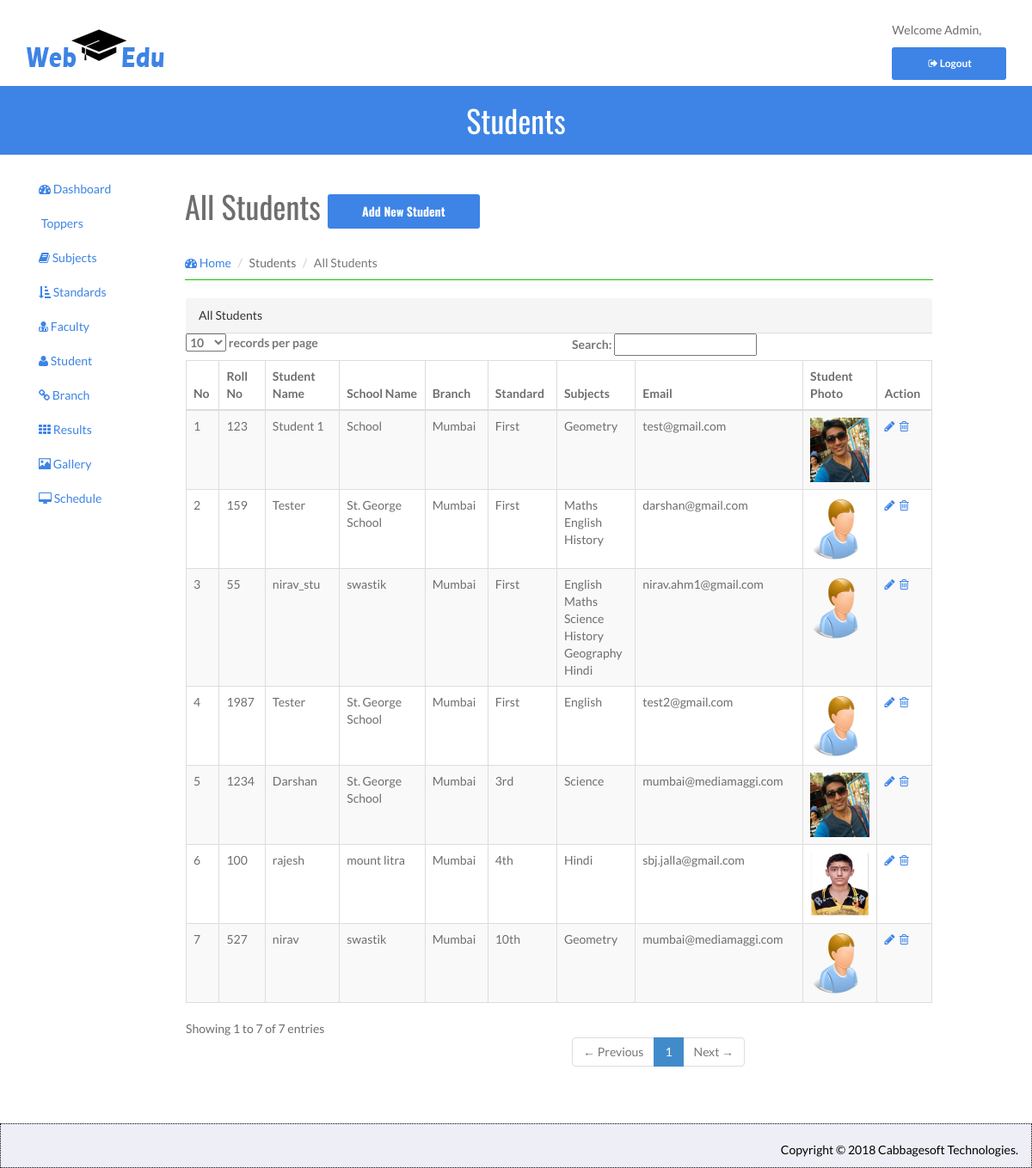
The page /admin/index.php/student_controller/ViewStudent on the database as committed earlier.
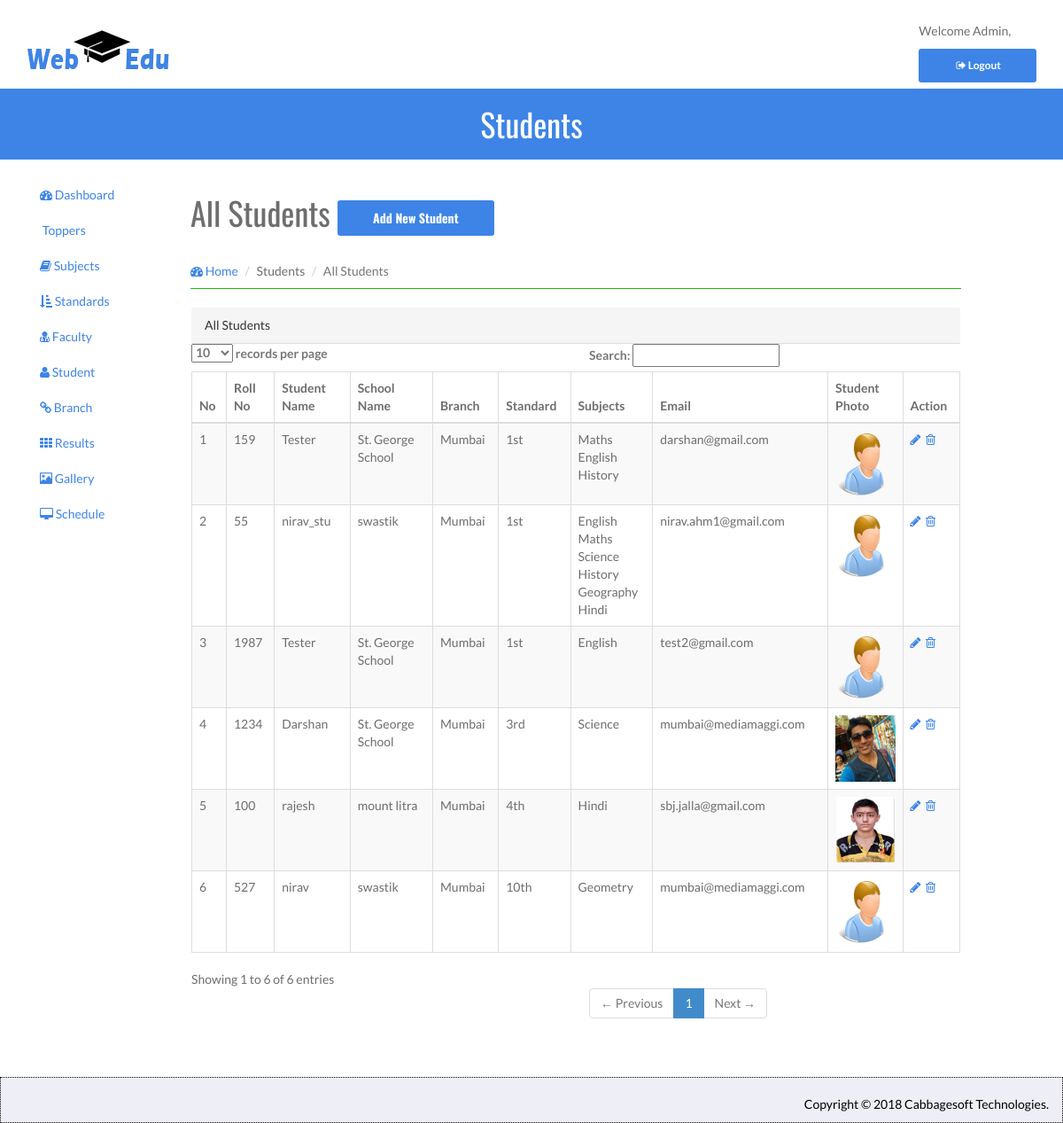
The same page on the database as committed later.
### tables this page shows
CREATE TABLE `student_mst` (
  `stud_id` int(11) NOT NULL,
  `roll_no` int(11) NOT NULL,
  `stud_name` varchar(100) NOT NULL,
  `school_name` varchar(100) NOT NULL,
  `branch_id` int(11) NOT NULL,
  `standard_id` int(11) DEFAULT NULL,
  `subject` varchar(250) NOT NULL,
  `email_id` varchar(250) NOT NULL,
  `password` varchar(100) NOT NULL,
  `photo` varchar(250) DEFAULT NULL,
  `contact_no` varchar(100) NOT NULL,
  `gender` varchar(6) NOT NULL
);

CREATE TABLE `branch_mst` (
  `branch_id` int(11) NOT NULL,
  `branch_area` varchar(100) NOT NULL,
  `address` text NOT NULL,
  `phone_no1` varchar(13) NOT NULL,
  `phone_no2` varchar(13) NOT NULL,
  `email` varchar(100) NOT NULL
);

CREATE TABLE `standard_mst` (
  `standard_id` int(11) NOT NULL,
  `standard` varchar(250) DEFAULT NULL
);

### admin/application/controllers/Student_Controller.php (called while the page is built, shortened)
<?php
class Student_Controller extends CI_Controller {
    function __construct() {
        $this->load->model('Student_Model');
    }
    public function ViewStudent() {
        $result['AllStudents'] = $this->Student_Model->FetchAllStudents();
        $this->load->view('ViewStudent', $result);
    }
}

### admin/index.php (called while the page is built, shortened)
<?php
require_once BASEPATH.'core/CodeIgniter.php';

### admin/application/models/Student_Model.php (called while the page is built, shortened)
<?php
class Student_Model extends CI_Model {
    public function FetchAllStudents() {
        $this->db->select('*');
        $this->db->from('student_mst stu');
        $this->db->join('branch_mst b','stu.branch_id = b.branch_id');
        $this->db->join('standard_mst std','std.standard_id = stu.standard_id');
        $this->db->order_by('std.standard_id');
        $q = $this->db->get();
        return $q->result();
    }
}
?>

### admin/application/views/ViewStudent.php (the view, shortened to what this page needs)
<!DOCTYPE html>
<head>
    <?php $this->load->view("head"); ?>
</head>
<body>
    <div id="wrapper">
        <?php $this->load->view("top"); ?>
        <header id="head" class="secondary" style="height:50px;">
            <div class="container">
                <h1>Students</h1>
            </div>
        </header>
        <?php $this->load->view("panel1"); ?>
        <div class="container col-sm-9">
            <div id="page-wrapper">
                <div class="row">
                    <div class="col-lg-12">
                        <div class="page-header">
                            <h1 class="heading">All Students <a href="<?php echo base_url("index.php/Student_Controller/AddStudent")?>" class="btn btn-info">Add New Student</a></h1>
                            <ol class="breadcrumb">
                                <li><a href="<?php echo base_url("index.php/Login_Controller/Home"); ?>"><i class="fa fa-dashboard"></i> Home</a></li>
                                <li>Students</li>
                                <li class="active">All Students</li>
                            </ol>
                        </div>
                    </div>
                </div>
                <div class="row">
                    <div class="col-lg-12">
                        <div class="panel panel-default">
                            <div class="panel-heading">
                                All Students
                            </div>
                            <div class="panel-body">
                            <div class="table-responsive">
                                <table id="example" class="table table-striped table-bordered table-hover">
                                    <thead>
                                        <tr>
                                            <th>No</th>
                                            <th>Roll No</th>
                                            <th>Student Name</th>
                                            <th>School Name</th>
                                            <th>Branch</th>
                                            <th>Standard</th>
                                            <th>Subjects</th>
                                            <th>Email</th>
                                            <th>Student Photo</th>
                                            <th>Action</th>
                                        </tr>
                                    </thead>
                                    <?php if(isset($AllStudents)){?>
                                    <tbody>
                                        <?php $no=1; foreach ($AllStudents as $value) {?>
                                        <tr>
                                            <td><?php echo $no; $no++;?></td>
                                            <td><?php echo $value->roll_no;?></td>
                                            <td><?php echo $value->stud_name;?></td>
                                            <td><?php echo $value->school_name;?></td>
                                            <td><?php echo $value->branch_area;?></td>
                                            <td><?php echo $value->standard; ?></td>
                                            <td>
                                                <?php
                                                $subjects=explode(",",$value->subject);
                                                foreach($subjects as $subject) {
                                                   echo $subject."<br/>";
                                               }
                                               ?>
                                           </td>
                                           <td><?php  echo $value->email_id; ?></td>
                                           <td><img src="<?php if($value->photo == '') {
                                            echo($value->gender != "Male") ? base_url("panel/img/female.png") : base_url("panel/img/male.png"); } else { echo base_url("panel/img/student/$value->photo"); } ?>" width="75px" height="75px"></td>
                                            <td>
                                                <a href="<?php echo base_url("index.php/Student_Controller/EditStudent/$value->stud_id");?>"><i class="fa fa-pencil update" data-toggle="tooltip" data-placement="top" title="Edit"></i></a>&nbsp;
                                                <a  onclick="return confirm('Are You Sure Remove This Record ');" href="<?php echo base_url("index.php/Student_Controller/Deletestudent/$value->stud_id");?>" data-toggle="tooltip" data-placement="top" title="Delete">
                                                    <i class="fa fa-trash-o delete"></i>
                                                </a>
                                            </td>
                                        </tr>
                                        <?php }?>
                                    </tbody>
                                    <?php } ?>
                                </table>
                            </div>
                        </div>
                    </div>
                </div>
            </div>
        </div>
    </div>
</div>
<?php $this->load->view("footer"); ?>
</body>
</html>

### admin/application/views/head.php (shortened to what this page needs)
<link rel="stylesheet" href="<?php echo base_url("assets/css/bootstrap.min.css"); ?>">
<link rel="stylesheet" href="<?php echo base_url("assets/css/font-awesome.min.css"); ?>">
<link rel="stylesheet" href="<?php echo base_url("assets/css/bootstrap-theme.css"); ?>" media="screen">
<link rel="stylesheet" href="<?php echo base_url("assets/css/style.css"); ?>">
   <link rel='stylesheet' id='camera-css'  href='<?php echo base_url("assets/css/camera.css"); ?>' type='text/css' media='all'>

### admin/application/views/top.php
    <div class="navbar navbar-inverse">
        <div class="container">
            <center>
            <a href="" class="navbar-brand">
            <img src='<?php echo base_url("assets/images/1logo.png"); ?>' alt="Logo">
            </a>
            </center>
            <div style="float:right;">
            <p>Welcome Admin,</p>
            <a href="<?php echo base_url("index.php/Login_Controller/Logout"); ?>" class="btn btn-sm"><i class="fa fa-sign-out fa-fw"></i>Logout</a>
            </div>
        </div>
</div>

### admin/application/views/panel1.php (shortened to what this page needs)
<div class="col-sm-2" style="padding-top: 20px;">
	<nav class="navbar-collapse collapse">
		<ul class="nav" id="side-menu">
			<li>
				<a href="<?php  echo base_url("index.php/Login_Controller/Home")?>"><i class="fa fa-dashboard"></i> Dashboard</a>
			</li>
			<li>
				<a href="<?php echo base_url("index.php/Toper_Controller/ViewToppers"); ?>"><i class="fa fa-user-plus"></i> Toppers</a>
			</li>
			<li>
				<a href="<?php echo base_url("index.php/Subject_Controller/ViewSubject"); ?>"><i class="fa fa-book"></i> Subjects</a>
			</li>
			<li>
				<a href="<?php echo base_url("index.php/Standard_Controller/ViewStandard"); ?>"><i class="fa fa-sort-amount-asc"></i> Standards</a>
			</li>
			<li>
				<a href="<?php echo base_url("index.php/Faculty_Controller/ViewFaculty"); ?>"><i class="fa fa-user-md "></i> Faculty</a>
			</li>
			<li>
				<a href="<?php echo base_url("index.php/Student_Controller/ViewStudent"); ?>"><i class="fa fa-user"></i> Student</a>
			</li>
			<li>
				<a href="<?php echo base_url("index.php/Branch_Controller/ViewBranch"); ?>"><i class="fa fa-chain "></i> Branch</a>
			</li>
			<li>
				<a href="<?php echo base_url("index.php/Result_Controller/ViewResult"); ?>"><i class="fa fa-th "></i> Results</a>
			</li>
			<li>
				<a href="<?php echo base_url("index.php/Gallery_Controller/ViewGallery"); ?>"><i class="glyphicon glyphicon-picture"></i> Gallery</a>
			</li>
                  <li>
                  	<a href="#"><i class="fa fa-desktop "></i> Schedule</a>
                  </li>
              </ul>
          </nav>
      </div>

### admin/application/views/footer.php (shortened to what this page needs)
<footer class="col-sm-12 panel" style="background-color:#e9e9f3bd;border: 1px dotted black;color:Black; height:auto;">
            <div class="panel-body">
              <p class="text-right">
                Copyright &copy; 2018  Cabbagesoft Technologies.
              </p>
            </div>
</footer>

### admin/assets/css/style.css (style rules this page uses)
body { font-family: 'Lato', sans-serif; font-weight: normal; color: #6E6E6E; }
h1, h2, h3, h4, h5, h6 { font-weight: normal; font-family: 'Oswald', sans-serif; }
h1, .h1, h2, .h2, h3, .h3 { margin-top: 10px; }
a { color:#3d84e6; }
.navbar-inverse .navbar-brand img { width: 171px; }
#head { background-size: cover; height: 600px; text-align: center; color: white; font-weight: 300; position: relative; background-position-x: center; }
#head.secondary { height: 60px; min-height: 80px; padding-top: 0px; }
.panel { margin-bottom: 0px; background-color: transparent; border: 1px solid transparent; border-radius: 0px; -webkit-box-shadow: none; box-shadow: none; }
.panel-body { padding: 0px; }
ul, .list.custom-list ul { margin: 0 0 11px; list-style-type: none; padding-left: 10px; }
.navbar-inverse { background: #fff; margin: 0 auto; }
.navbar-inverse { border: none; }
.page-header { border-bottom: 1px solid #15c008; }
.breadcrumb { background: none; padding: 0; margin: 30px 0 0px 0; }
img { max-width: 100%; }
footer { border-top: 1px solid #e5e5e5; background:#D8D8D8; margin-top: 40px; padding-top: 20px; }
#head.secondary { padding-top: 0px; background:#3d84e6; background-size: cover; text-align: center; padding:10px 0; height: 140px; }
#head.secondary h1 { COLOR: #fff; text-align: center; }
.btn { background: #3d84e6; color: #fff; }

### admin/application/views/ViewStudent.php (style rules this page uses)
#head.secondary { height: 70px !important; padding-bottom: 25px; }

Rows that differ between the two databases and show on the page:
removed student_mst: roll_no "123", stud_name "Student 1", school_name "School", branch.branch_area "Mumbai", standard.standard "First", subject "Geometry", email "test@gmail.com", photo (picture)
changed through a linked row, student_mst "darshan@gmail.com": standard.standard "First" → "1st"
changed through a linked row, student_mst "nirav_stu": standard.standard "First" → "1st"
changed through a linked row, student_mst "test2@gmail.com": standard.standard "First" → "1st"
Other text that changed with them:
text written by a page script: "records per page Search: Showing 1 to 7 of 7 entries ← Previous 1 Next →" → "records per page Search: Showing 1 to 6 of 6 entries ← Previous 1 Next →"
